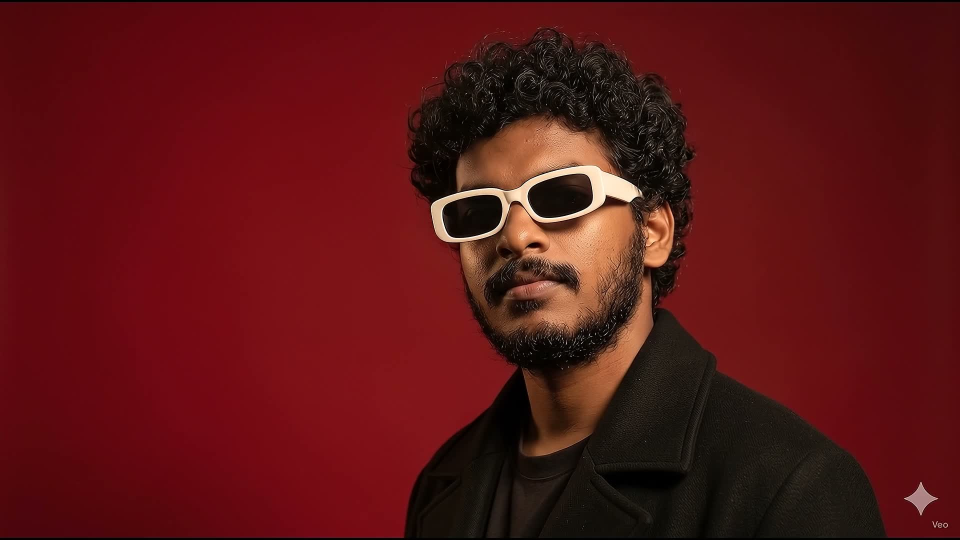
#> input picture ezgif-6691b0d7d5062ee0-jpg/ezgif-frame-005.jpg, 1920 x 1080 px (shown at 1/2 size); its folder holds only this picture in this run
$ python convert_frames_to_transparent.py
#> lines starting #> are read from the running program, lines starting #| are printed output that depends on the picture; after the words box and inside, x2 and y2 are one past the last pixel; in counts of white or black regions, pixels touching at a corner belong together
import os
import sys
import time
from concurrent.futures import ProcessPoolExecutor, as_completed
from PIL import Image, ImageFilter
import numpy as np
import scipy.ndimage as ndi

if hasattr(sys.stdout, 'reconfigure'):
    try:
        sys.stdout.reconfigure(encoding='utf-8', errors='replace')
    except Exception:
        pass

BASE_DIR = os.path.dirname(os.path.abspath(__file__))
INPUT_DIR = os.path.join(BASE_DIR, 'ezgif-6691b0d7d5062ee0-jpg')
OUTPUT_DIR = os.path.join(BASE_DIR, 'frames-transparent')

os.makedirs(OUTPUT_DIR, exist_ok=True)

def process_one_frame(i):
    """
    Extracts the subject silhouette cleanly:
    - Calibrated chroma keying for studio red backdrop (G/R < 0.28, B/R < 0.33)
    - 100% solid skin, forehead, eyes, sunglasses, mouth, and beard
    - 1px erosion choke to pull back boundary from outer red studio light
    - Color despill on dark clothing, hair, and edges
    - Smooth 1.0px anti-aliased alpha feathering
    """
    try:
        padded = str(i).zfill(3)
        in_file = os.path.join(INPUT_DIR, f'ezgif-frame-{padded}.jpg')
        out_file = os.path.join(OUTPUT_DIR, f'ezgif-frame-{padded}.webp')

        if not os.path.exists(in_file):
            return i, False, f"File not found: {in_file}"

        img = Image.open(in_file)
        arr = np.array(img, dtype=np.float32)
        r = arr[:, :, 0]
        g = arr[:, :, 1]
        b = arr[:, :, 2]

        # Studio background chromatic calibration:
        redness = r - np.maximum(g, b)
        ratio_g = g / np.maximum(r, 1.0)
        ratio_b = b / np.maximum(r, 1.0)

        is_bg = (r > 38) & (redness > 20) & (ratio_g < 0.28) & (ratio_b < 0.33)
        fg_raw = ~is_bg

        # Erase outer black border encode artifacts & bottom-right watermark
        fg_raw[:3, :] = False
        fg_raw[1076:, :350] = False
        fg_raw[1076:, 1550:] = False
        fg_raw[995:, 1805:] = False

        # Morphological closing bridges small hair curl crevices and fills single-pixel shadows
        fg_closed = ndi.binary_closing(fg_raw, structure=np.ones((5, 5)))

        # Fill internal cavities so facial hair, shadows, eyes & mouth remain 100% solid
        fg_filled = ndi.binary_fill_holes(fg_closed)

        # Retain main connected human silhouette
        labeled, num = ndi.label(fg_filled)
        if num > 0:
            sizes = ndi.sum(fg_filled, labeled, range(1, num + 1))
            main_label = np.argmax(sizes) + 1
            fg_mask = (labeled == main_label)
        else:
            fg_mask = fg_filled

        # Final hole fill
        fg_mask = ndi.binary_fill_holes(fg_mask)

        # 1px erosion choke: pulls back the mask to eliminate the outer 1-pixel red studio fringe
        fg_choked = ndi.binary_erosion(fg_mask, structure=ndi.generate_binary_structure(2, 1))

        # Convert mask to PIL Image and apply smooth anti-aliased feathering
        mask_im = Image.fromarray((fg_choked * 255).astype(np.uint8))
        mask_blur = mask_im.filter(ImageFilter.GaussianBlur(radius=1.0))
        alpha_arr = np.array(mask_blur, dtype=np.float32)

        # Professional Red Despill (Removes all red shadow/fringe from dark clothing, hair and edges):
        r_clean = r.copy()
        # 1. Dark clothing and hair (G < 45, B < 45): clamp red excess down to max(G, B)
        despill_dark = (alpha_arr > 0) & (g < 45) & (b < 45) & (r_clean > np.maximum(g, b))
        r_clean[despill_dark] = np.maximum(g[despill_dark], b[despill_dark])

        # 2. Feathered silhouette transition edge (alpha < 240): remove red backdrop spill
        edge_spill = (alpha_arr > 0) & (alpha_arr < 240) & (g + b < 160) & (r_clean > np.maximum(g, b))
        r_clean[edge_spill] = np.maximum(g[edge_spill], b[edge_spill])

        # Output RGBA WebP with alpha transparency
        clean_rgba = np.dstack([r_clean, g, b, alpha_arr]).astype(np.uint8)
        rgba = Image.fromarray(clean_rgba, 'RGBA')
        rgba.save(out_file, 'WEBP', quality=90, method=2)
        return i, True, None
    except Exception as e:
        return i, False, str(e)

def main():
    # Parse optional CLI range arguments:
    # Example usage:
    #   python convert_frames_to_transparent.py           -> processes all 240 frames
    #   python convert_frames_to_transparent.py 226       -> processes frame 226 only
    #   python convert_frames_to_transparent.py 1 50      -> processes frames 1 to 50
    start_frame = 1
    end_frame = 240

    if len(sys.argv) == 2:
        start_frame = int(sys.argv[1])
        end_frame = start_frame
    elif len(sys.argv) >= 3:
        start_frame = int(sys.argv[1])
        end_frame = int(sys.argv[2])

    frame_indices = list(range(start_frame, end_frame + 1))
    total_count = len(frame_indices)

    print(f"Converting {total_count} frame(s) [{start_frame} -> {end_frame}] to transparent WebP...")
    print(f"Input : {INPUT_DIR}")
    print(f"Output: {OUTPUT_DIR}\n")

    t0 = time.time()
    workers = min(8, os.cpu_count() or 4)

    success_count = 0
    errors = []

    with ProcessPoolExecutor(max_workers=workers) as executor:
        future_to_idx = {executor.submit(process_one_frame, idx): idx for idx in frame_indices}
#> in process_one_frame, img is the input picture: PIL image 1920x1080 RGB; mean R, G, B 90.8, 20.5, 21.1
#> in process_one_frame (call 5), `redness = r - np.maximum(g, b)`:
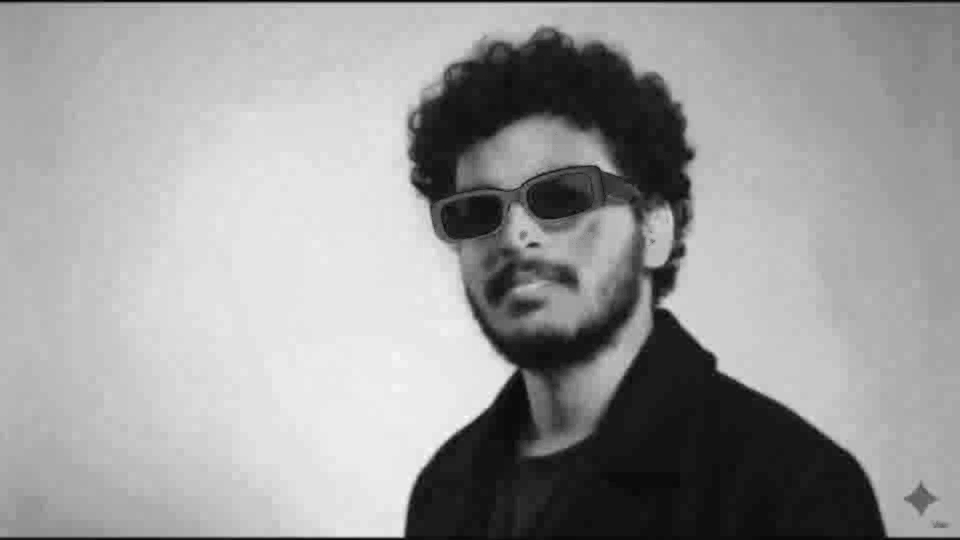
#> redness: shape (1080, 1920) float32 (shown at 1/2 size); min -6, max 113, mean 66.5; drawn with min black and max white
#> in process_one_frame (call 5), `ratio_g = g / np.maximum(r, 1.0)`:
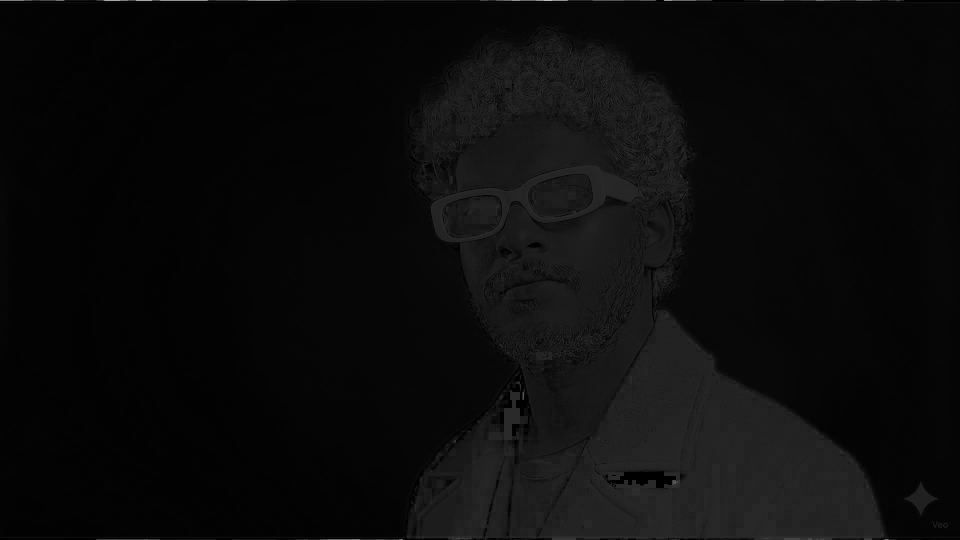
#> ratio_g: shape (1080, 1920) float32 (shown at 1/2 size); min 0, max 6, mean 0.276; drawn with min black and max white
#> in process_one_frame (call 5), `is_bg = (r > 38) & (redness > 20) & (ratio_g < 0.28) & (ratio_b < 0.33)`:
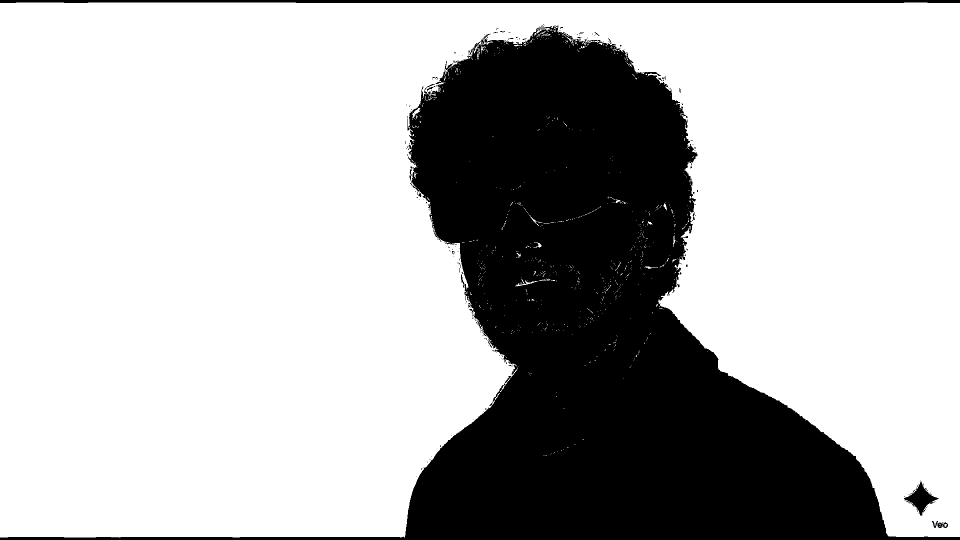
#> is_bg: shape (1080, 1920) bool (shown at 1/2 size); 71.7% white; 193 black regions (182 under 20 px), largest, box (x1, y1, x2, y2) and area: (0, 51, 1920, 1080) 573481, (0, 0, 1920, 6) 10961, (1808, 963, 1877, 1032) 1748
#> in process_one_frame (call 5), `fg_raw[995:, 1805:] = False`: fg_raw: shape (1080, 1920) bool; 27.8% white; 183 white regions (173 under 20 px), largest, box (x1, y1, x2, y2) and area: (0, 51, 1805, 1080) 570363, (0, 3, 1920, 6) 5201, (1813, 963, 1871, 995) 698
#> in process_one_frame (call 5), `fg_closed = ndi.binary_closing(fg_raw, structure=np.ones((5, 5)))`: fg_closed: shape (1080, 1920) bool; 28.1% white; 22 white regions (15 under 20 px), largest, box (x1, y1, x2, y2) and area: (2, 49, 1805, 1078) 575671, (2, 3, 1918, 6) 5748, (1813, 961, 1871, 995) 822
#> in process_one_frame (call 5), `fg_filled = ndi.binary_fill_holes(fg_closed)`: fg_filled: shape (1080, 1920) bool; 28.1% white; 22 white regions (15 under 20 px), largest, box (x1, y1, x2, y2) and area: (2, 49, 1805, 1078) 576129, (2, 3, 1918, 6) 5748, (1813, 961, 1871, 995) 822
#> in process_one_frame (call 5), `labeled, num = ndi.label(fg_filled)`:
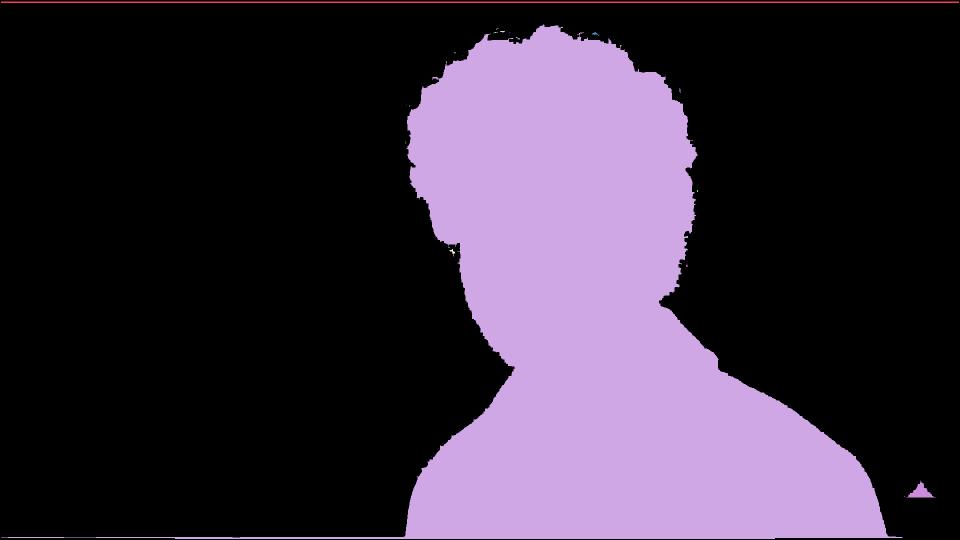
#> labeled: shape (1080, 1920) int32 (shown at 1/2 size); 25 distinct labels, from 0 to 24; one colour per label, 0 black
#> in process_one_frame (call 5), `labeled, num = ndi.label(fg_filled)`: num = 24
#> in process_one_frame (call 5), `sizes = ndi.sum(fg_filled, labeled, range(1, num + 1))`: sizes = 24 values, max 576128 at index 1, min 1 at index 9, mean 24288.5
#> in process_one_frame (call 5), `main_label = np.argmax(sizes) + 1`: main_label = 2
#> in process_one_frame (call 5), `fg_mask = (labeled == main_label)`: fg_mask: shape (1080, 1920) bool; 27.8% white; 1 white region, box (x1, y1, x2, y2) and area: (2, 49, 1805, 1078) 576128
#> in process_one_frame (call 5), `fg_choked = ndi.binary_erosion(fg_mask, structure=ndi.generate_binary_..`: fg_choked: shape (1080, 1920) bool; 27.5% white; 3 white regions (2 under 20 px), largest, box (x1, y1, x2, y2) and area: (350, 50, 1792, 1077) 570259
#> in process_one_frame (call 5), `despill_dark = (alpha_arr > 0) & (g < 45) & (b < 45) & (r_clean > np.m..`: despill_dark: shape (1080, 1920) bool; 20.7% white; 538 white regions (516 under 20 px), largest, box (x1, y1, x2, y2) and area: (347, 48, 1795, 1080) 408926, (1056, 348, 1185, 436) 8389, (885, 390, 1005, 476) 8140
#> in process_one_frame (call 5), `r_clean[despill_dark] = np.maximum(g[despill_dark], b[despill_dark])`:
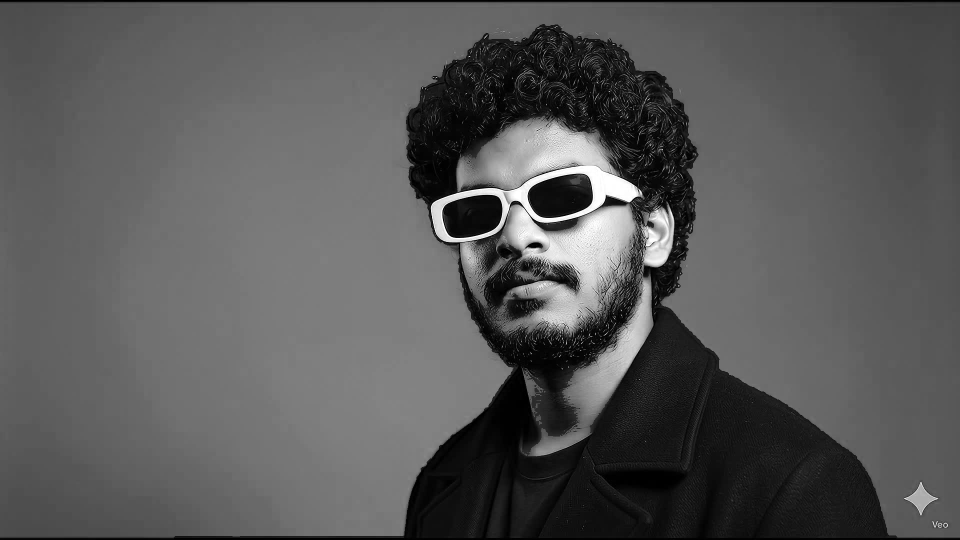
#> r_clean: shape (1080, 1920) float32 (shown at 1/2 size); min 0, max 255, mean 88.3
#> in process_one_frame (call 5), `edge_spill = (alpha_arr > 0) & (alpha_arr < 240) & (g + b < 160) & (r_..`:
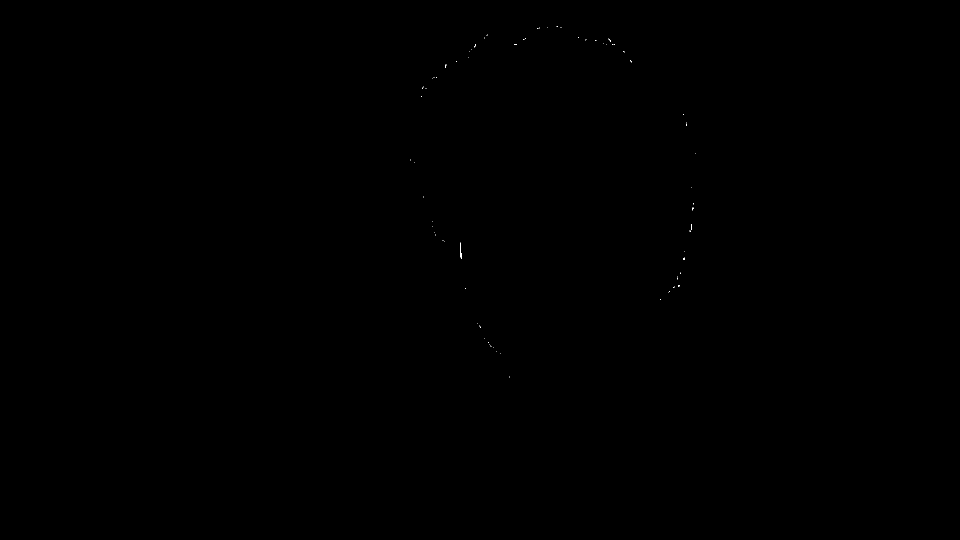
#> edge_spill: shape (1080, 1920) bool (shown at 1/2 size); 0.01% white in thin lines or dots, all inside (x1, y1, x2, y2) = (820, 52, 1392, 755)
#> in process_one_frame (call 5), `r_clean[edge_spill] = np.maximum(g[edge_spill], b[edge_spill])`: r_clean: shape (1080, 1920) float32; 0.01% of pixels changed, all inside (x1, y1, x2, y2) = (820, 52, 1392, 755)
#> in process_one_frame (call 5), `clean_rgba = np.dstack([r_clean, g, b, alpha_arr]).astype(np.uint8)`:
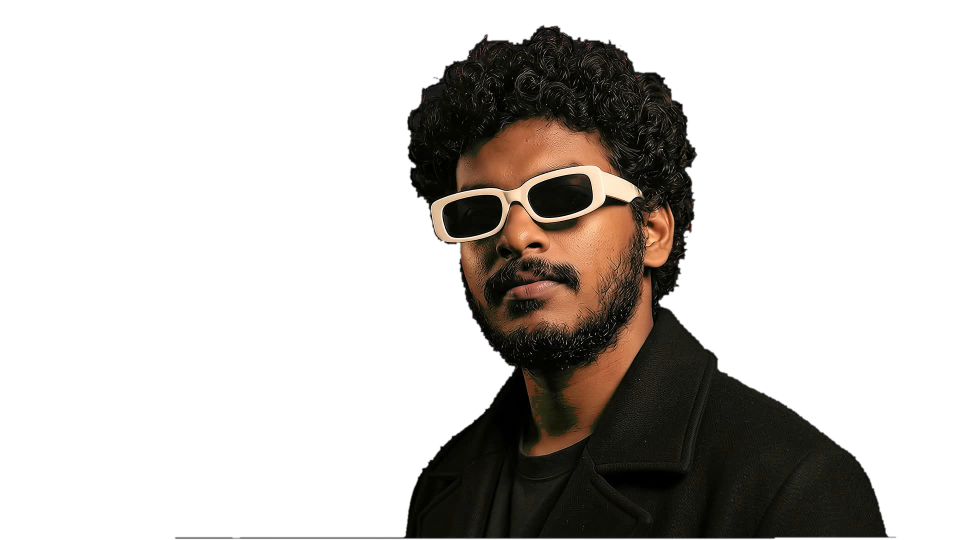
#> clean_rgba: shape (1080, 1920, 4) (shown at 1/2 size); mean of channels 0, 1, 2, 3 88.3, 20.5, 21.1, 70.1; transparent parts drawn white

        for future in as_completed(future_to_idx):
            idx, ok, err = future.result()
            if ok:
                success_count += 1
            else:
                errors.append((idx, err))

            # Real-time progress display
            pct = (success_count + len(errors)) / total_count * 100
            status_str = "OK" if ok else "FAIL"
            print(f"\rProgress: [{success_count + len(errors)}/{total_count}] ({pct:5.1f}%) - Frame {idx:03d} [{status_str}]", end="", flush=True)

    print()
    elapsed = time.time() - t0
    print(f"\nDone! Processed {success_count}/{total_count} frames successfully in {elapsed:.2f}s ({elapsed/max(1, total_count):.3f}s per frame).")

    if errors:
        print(f"\nEncountered {len(errors)} error(s):")
        for idx, err in errors[:10]:
            print(f"  Frame {idx:03d}: {err}")

if __name__ == '__main__':
    main()
